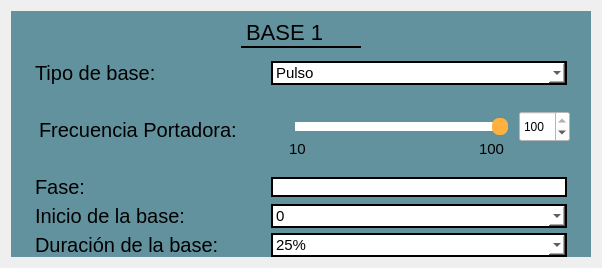
                <widget class="QWidget" name="tab_7">
                 <attribute name="title">
                  <string>Base 1</string>
                 </attribute>
                 <layout class="QGridLayout" name="gridLayout_94">
                  <item row="0" column="0">
                   <widget class="QFrame" name="frame_12">
                    <property name="minimumSize">
                     <size>
                      <width>580</width>
                      <height>0</height>
                     </size>
                    </property>
                    <property name="styleSheet">
                     <string notr="true">QFrame{
background-color: rgb(98, 146, 158);
border: none;
}

QLabel{
font-size: 20px
}</string>
                    </property>
                    <property name="frameShape">
                     <enum>QFrame::StyledPanel</enum>
                    </property>
                    <property name="frameShadow">
                     <enum>QFrame::Raised</enum>
                    </property>
                    <layout class="QGridLayout" name="gridLayout_95">
                     <property name="topMargin">
                      <number>0</number>
                     </property>
                     <property name="bottomMargin">
                      <number>0</number>
                     </property>
                     <property name="spacing">
                      <number>5</number>
                     </property>
                     <item row="3" column="0">
                      <widget class="QFrame" name="frame_75">
                       <property name="maximumSize">
                        <size>
                         <width>550</width>
                         <height>35</height>
                        </size>
                       </property>
                       <property name="styleSheet">
                        <string notr="true">QFrame{
border: none;
background-color: transparent;
}</string>
                       </property>
                       <property name="frameShape">
                        <enum>QFrame::StyledPanel</enum>
                       </property>
                       <property name="frameShadow">
                        <enum>QFrame::Raised</enum>
                       </property>
                       <layout class="QGridLayout" name="gridLayout_90">
                        <property name="topMargin">
                         <number>0</number>
                        </property>
                        <property name="bottomMargin">
                         <number>0</number>
                        </property>
                        <item row="0" column="0">
                         <widget class="QLabel" name="label_93">
                          <property name="minimumSize">
                           <size>
                            <width>230</width>
                            <height>0</height>
                           </size>
                          </property>
                          <property name="maximumSize">
                           <size>
                            <width>230</width>
                            <height>16777215</height>
                           </size>
                          </property>
                          <property name="text">
                           <string>Fase:</string>
                          </property>
                         </widget>
                        </item>
                        <item row="0" column="1">
                         <widget class="QLineEdit" name="leFaseS1">
                          <property name="styleSheet">
                           <string notr="true">QLineEdit{
background-color: white;
border: 2px solid black;
font-color: black
}</string>
                          </property>
                          <property name="text">
                           <string/>
                          </property>
                         </widget>
                        </item>
                       </layout>
                      </widget>
                     </item>
                     <item row="2" column="0">
                      <widget class="QFrame" name="frame_73">
                       <property name="minimumSize">
                        <size>
                         <width>550</width>
                         <height>80</height>
                        </size>
                       </property>
                       <property name="maximumSize">
                        <size>
                         <width>550</width>
                         <height>80</height>
                        </size>
                       </property>
                       <property name="styleSheet">
                        <string notr="true">QFrame{
border: none;
background-color: transparent;
}</string>
                       </property>
                       <property name="frameShape">
                        <enum>QFrame::StyledPanel</enum>
                       </property>
                       <property name="frameShadow">
                        <enum>QFrame::Raised</enum>
                       </property>
                       <layout class="QGridLayout" name="gridLayout_87">
                        <property name="topMargin">
                         <number>0</number>
                        </property>
                        <property name="rightMargin">
                         <number>0</number>
                        </property>
                        <property name="bottomMargin">
                         <number>0</number>
                        </property>
                        <item row="0" column="0">
                         <widget class="QLabel" name="label_41">
                          <property name="minimumSize">
                           <size>
                            <width>230</width>
                            <height>0</height>
                           </size>
                          </property>
                          <property name="maximumSize">
                           <size>
                            <width>230</width>
                            <height>16777215</height>
                           </size>
                          </property>
                          <property name="text">
                           <string>Frecuencia Portadora:</string>
                          </property>
                         </widget>
                        </item>
                        <item row="0" column="1">
                         <widget class="QFrame" name="frame_74">
                          <property name="maximumSize">
                           <size>
                            <width>292</width>
                            <height>58</height>
                           </size>
                          </property>
                          <property name="styleSheet">
                           <string notr="true">QFrame{
border: none;
background-color: transparent;
}</string>
                          </property>
                          <property name="frameShape">
                           <enum>QFrame::StyledPanel</enum>
                          </property>
                          <property name="frameShadow">
                           <enum>QFrame::Raised</enum>
                          </property>
                          <widget class="QSlider" name="hsFreqS1">
                           <property name="geometry">
                            <rect>
                             <x>10</x>
                             <y>10</y>
                             <width>221</width>
                             <height>31</height>
                            </rect>
                           </property>
                           <property name="styleSheet">
                            <string notr="true">QSlider 
{
    background-color: transparent;
    padding: 2px;

}

QSlider::groove:horizontal 
{
	subcontrol-origin: content;
	background-color: transparent;
	height: 17px;

}

QSlider::handle:horizontal 
{
    background-color: rgb(255, 177, 64);
    width: 16px;
    border-radius: 7px;

}

QSlider::sub-page:horizontal 
{
    background-color: white;
    margin: 4px;
    border-radius: 5px;

}

QSlider::add-page:horizontal 
{
    background-color: white;
    margin: 4px;
    border-radius: 5px;

}




</string>
                           </property>
                           <property name="minimum">
                            <number>10</number>
                           </property>
                           <property name="maximum">
                            <number>100</number>
                           </property>
                           <property name="value">
                            <number>100</number>
                           </property>
                           <property name="orientation">
                            <enum>Qt::Horizontal</enum>
                           </property>
                          </widget>
                          <widget class="QLabel" name="label_81">
                           <property name="geometry">
                            <rect>
                             <x>10</x>
                             <y>40</y>
                             <width>21</width>
                             <height>16</height>
                            </rect>
                           </property>
                           <property name="styleSheet">
                            <string notr="true">QLabel{
font-size: 15px;
qproperty-alignment: AlignCenter;
}</string>
                           </property>
                           <property name="text">
                            <string>10</string>
                           </property>
                          </widget>
                          <widget class="QLabel" name="label_82">
                           <property name="geometry">
                            <rect>
                             <x>200</x>
                             <y>40</y>
                             <width>31</width>
                             <height>16</height>
                            </rect>
                           </property>
                           <property name="styleSheet">
                            <string notr="true">QLabel{
font-size: 15px;
qproperty-alignment: AlignCenter;
}</string>
                           </property>
                           <property name="text">
                            <string>100</string>
                           </property>
                          </widget>
                          <widget class="QSpinBox" name="sbFreqS1">
                           <property name="geometry">
                            <rect>
                             <x>240</x>
                             <y>10</y>
                             <width>51</width>
                             <height>31</height>
                            </rect>
                           </property>
                           <property name="styleSheet">
                            <string notr="true">QSpinBox{
background-color: white;
qproperty-alignment: AlignCenter;
}</string>
                           </property>
                           <property name="minimum">
                            <number>10</number>
                           </property>
                           <property name="maximum">
                            <number>100</number>
                           </property>
                           <property name="value">
                            <number>100</number>
                           </property>
                          </widget>
                         </widget>
                        </item>
                       </layout>
                      </widget>
                     </item>
                     <item row="1" column="0">
                      <widget class="QFrame" name="frame_71">
                       <property name="maximumSize">
                        <size>
                         <width>550</width>
                         <height>35</height>
                        </size>
                       </property>
                       <property name="styleSheet">
                        <string notr="true">QFrame{
border: none;
background-color: transparent;
}</string>
                       </property>
                       <property name="frameShape">
                        <enum>QFrame::StyledPanel</enum>
                       </property>
                       <property name="frameShadow">
                        <enum>QFrame::Raised</enum>
                       </property>
                       <layout class="QGridLayout" name="gridLayout_86">
                        <property name="topMargin">
                         <number>0</number>
                        </property>
                        <property name="bottomMargin">
                         <number>0</number>
                        </property>
                        <item row="0" column="0">
                         <widget class="QLabel" name="label_65">
                          <property name="minimumSize">
                           <size>
                            <width>230</width>
                            <height>0</height>
                           </size>
                          </property>
                          <property name="maximumSize">
                           <size>
                            <width>230</width>
                            <height>30</height>
                           </size>
                          </property>
                          <property name="text">
                           <string>Tipo de base:</string>
                          </property>
                         </widget>
                        </item>
                        <item row="0" column="1">
                         <widget class="QComboBox" name="cbSimb1">
                          <property name="styleSheet">
                           <string notr="true">QComboBox{
	background-color: rgb(204, 204, 255);
	background: white;
	color: black;
	border: 2px solid black;
	font-size: 15px;
	qproperty-alignment: AlignCenter;
}


</string>
                          </property>
                          <item>
                           <property name="text">
                            <string>Pulso</string>
                           </property>
                          </item>
                          <item>
                           <property name="text">
                            <string>Medio pulso</string>
                           </property>
                          </item>
                          <item>
                           <property name="text">
                            <string>Manchester</string>
                           </property>
                          </item>
                          <item>
                           <property name="text">
                            <string>Coseno</string>
                           </property>
                          </item>
                          <item>
                           <property name="text">
                            <string>Pulso de duración variable</string>
                           </property>
                          </item>
                          <item>
                           <property name="text">
                            <string>Coseno de duración variable</string>
                           </property>
                          </item>
                         </widget>
                        </item>
                       </layout>
                      </widget>
                     </item>
                     <item row="0" column="0">
                      <widget class="QFrame" name="frame_78">
                       <property name="minimumSize">
                        <size>
                         <width>135</width>
                         <height>45</height>
                        </size>
                       </property>
                       <property name="maximumSize">
                        <size>
                         <width>16777215</width>
                         <height>45</height>
                        </size>
                       </property>
                       <property name="frameShape">
                        <enum>QFrame::StyledPanel</enum>
                       </property>
                       <property name="frameShadow">
                        <enum>QFrame::Raised</enum>
                       </property>
                       <layout class="QGridLayout" name="gridLayout_93">
                        <property name="leftMargin">
                         <number>0</number>
                        </property>
                        <property name="topMargin">
                         <number>0</number>
                        </property>
                        <property name="rightMargin">
                         <number>0</number>
                        </property>
                        <property name="bottomMargin">
                         <number>0</number>
                        </property>
                        <item row="0" column="0">
                         <widget class="QLabel" name="label_85">
                          <property name="maximumSize">
                           <size>
                            <width>120</width>
                            <height>30</height>
                           </size>
                          </property>
                          <property name="font">
                           <font>
                            <family>Microsoft Sans Serif</family>
                            <pointsize>-1</pointsize>
                           </font>
                          </property>
                          <property name="styleSheet">
                           <string notr="true">QLabel{
qproperty-alignment: AlignCenter;
font-style: bold;
font-size: 22px;
color: black;
border-bottom: 2px solid black;
}</string>
                          </property>
                          <property name="text">
                           <string>BASE 1</string>
                          </property>
                         </widget>
                        </item>
                       </layout>
                      </widget>
                     </item>
                     <item row="4" column="0">
                      <widget class="QFrame" name="frame_76">
                       <property name="maximumSize">
                        <size>
                         <width>550</width>
                         <height>35</height>
                        </size>
                       </property>
                       <property name="styleSheet">
                        <string notr="true">QFrame{
border: none;
background-color: transparent;
}</string>
                       </property>
                       <property name="frameShape">
                        <enum>QFrame::StyledPanel</enum>
                       </property>
                       <property name="frameShadow">
                        <enum>QFrame::Raised</enum>
                       </property>
                       <layout class="QGridLayout" name="gridLayout_91">
                        <property name="topMargin">
                         <number>0</number>
                        </property>
                        <property name="bottomMargin">
                         <number>0</number>
                        </property>
                        <item row="0" column="0">
                         <widget class="QLabel" name="label_69">
                          <property name="minimumSize">
                           <size>
                            <width>230</width>
                            <height>0</height>
                           </size>
                          </property>
                          <property name="maximumSize">
                           <size>
                            <width>230</width>
                            <height>16777215</height>
                           </size>
                          </property>
                          <property name="text">
                           <string>Inicio de la base:</string>
                          </property>
                         </widget>
                        </item>
                        <item row="0" column="1">
                         <widget class="QComboBox" name="cbT1S1">
                          <property name="styleSheet">
                           <string notr="true">QComboBox{
	background-color: rgb(204, 204, 255);
	background: white;
	color: black;
	border: 2px solid black;
	font-size: 15px;
}


</string>
                          </property>
                          <item>
                           <property name="text">
                            <string>0</string>
                           </property>
                          </item>
                          <item>
                           <property name="text">
                            <string>0.25 tsimb</string>
                           </property>
                          </item>
                          <item>
                           <property name="text">
                            <string>0.5 tsimb</string>
                           </property>
                          </item>
                          <item>
                           <property name="text">
                            <string>0.75 tsimb</string>
                           </property>
                          </item>
                         </widget>
                        </item>
                       </layout>
                      </widget>
                     </item>
                     <item row="5" column="0">
                      <widget class="QFrame" name="frame_77">
                       <property name="maximumSize">
                        <size>
                         <width>550</width>
                         <height>35</height>
                        </size>
                       </property>
                       <property name="styleSheet">
                        <string notr="true">QFrame{
border: none;
background-color: transparent;
}</string>
                       </property>
                       <property name="frameShape">
                        <enum>QFrame::StyledPanel</enum>
                       </property>
                       <property name="frameShadow">
                        <enum>QFrame::Raised</enum>
                       </property>
                       <layout class="QGridLayout" name="gridLayout_92">
                        <property name="topMargin">
                         <number>0</number>
                        </property>
                        <property name="bottomMargin">
                         <number>0</number>
                        </property>
                        <item row="0" column="0">
                         <widget class="QLabel" name="label_83">
                          <property name="minimumSize">
                           <size>
                            <width>230</width>
                            <height>0</height>
                           </size>
                          </property>
                          <property name="maximumSize">
                           <size>
                            <width>230</width>
                            <height>16777215</height>
                           </size>
                          </property>
                          <property name="text">
                           <string>Duración de la base:</string>
                          </property>
                         </widget>
                        </item>
                        <item row="0" column="1">
                         <widget class="QComboBox" name="cbT2S1">
                          <property name="styleSheet">
                           <string notr="true">QComboBox{
	background-color: rgb(204, 204, 255);
	background: white;
	color: black;
	border: 2px solid black;
	font-size: 15px;
	qproperty-alignment: AlignCenter;
}


</string>
                          </property>
                          <item>
                           <property name="text">
                            <string>25%</string>
                           </property>
                          </item>
                          <item>
                           <property name="text">
                            <string>50%</string>
                           </property>
                          </item>
                          <item>
                           <property name="text">
                            <string>75%</string>
                           </property>
                          </item>
                         </widget>
                        </item>
                       </layout>
                      </widget>
                     </item>
                    </layout>
                   </widget>
                  </item>
                 </layout>
                </widget>
